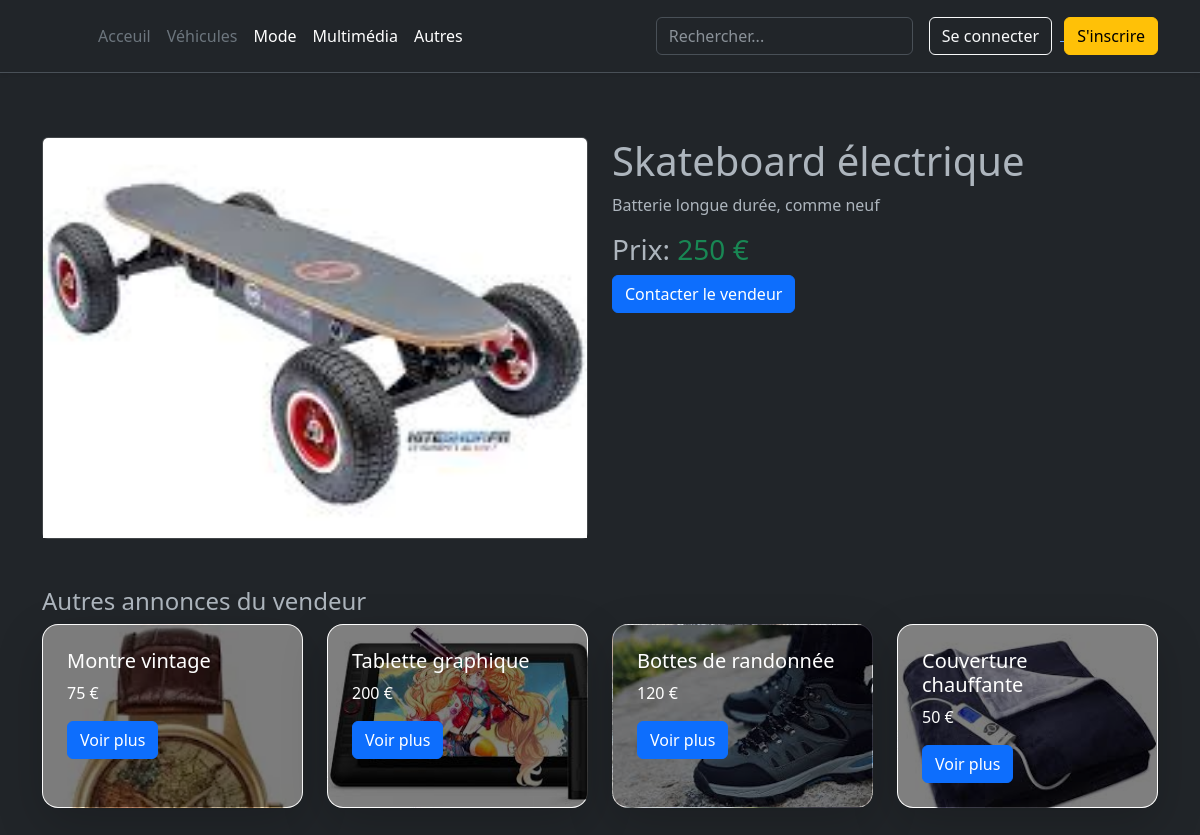
/detailProduit.php?idp=37, run on the app's committed database.
### tables this page shows
CREATE TABLE IF NOT EXISTS `product` (
  `idp` int NOT NULL AUTO_INCREMENT,
  `idu` int NOT NULL,
  `name` varchar(1000) NOT NULL,
  `description` varchar(1000) NOT NULL,
  `price` mediumtext NOT NULL,
  `ids` int NOT NULL,
  `Image` varchar(1000) NOT NULL,
  `idc` int DEFAULT NULL,
  PRIMARY KEY (`idp`),
  KEY `idu` (`idu`),
  KEY `ids` (`ids`),
  KEY `idc` (`idc`)
);

### detailProduit.php (the view, shortened to what this page needs)
<?php
require 'htmlbasics.php';
require 'connexion.php';
if (isset($_GET['idp'])) {
    $idp = mysqli_real_escape_string($connexion, $_GET['idp']);
    $query = "SELECT * FROM product WHERE idp = '$idp' LIMIT 1";
    $result = mysqli_query($connexion, $query);
    if ($result && mysqli_num_rows($result) > 0) {
        $produit = mysqli_fetch_assoc($result);
        $userId = $produit['idu'];
    } else {
        echo "Produit non trouvé.";
        exit;
    }
    $otherProductsQuery = "SELECT * FROM product WHERE idu = '$userId' AND idp != '$idp'";
    $otherProductsResult = mysqli_query($connexion, $otherProductsQuery);
    $otherProducts = mysqli_fetch_all($otherProductsResult, MYSQLI_ASSOC);
} else {
    echo "Aucun identifiant de produit fourni.";
    exit;
}
?>
<!DOCTYPE html>
<html lang="fr">
<head>
</head>
<body data-bs-theme="dark">
    <?php
    if (isset($_SESSION['user_name']) && !empty($_SESSION['user_name'])) {
        include 'scripts/headerc.php';
    } else {
        include 'scripts/headernc.php';
    }
    ?>
    <div class="container py-5">
    <div class="row">
        <div class="col-md-6">
            <div class="card">
                <img src="<?php echo htmlspecialchars($produit['Image']); ?>" class="card-img-top" alt="<?php echo htmlspecialchars($produit['name']); ?>" style="height: 400px; object-fit: cover;">
            </div>
        </div>
        <div class="col-md-6">
            <h1><?php echo htmlspecialchars($produit['name']); ?></h1>
            <p><?php echo nl2br(htmlspecialchars($produit['description'])); ?></p>
            <h3>Prix: <span class="text-success"><?php echo htmlspecialchars($produit['price']); ?> €</span></h3>
            <?php if (isset($produit['idu'])): ?>
                <a href="startChat.php?receiver_id=<?php echo htmlspecialchars($produit['idu']); ?>&product_id=<?php echo htmlspecialchars($produit['idp']); ?>" class="btn btn-primary">Contacter le vendeur</a>
            <?php endif; ?>
        </div>
    </div>
    <h4 class="mt-5">Autres annonces du vendeur</h4>
    <div class="row">
        <?php foreach ($otherProducts as $product) : ?>
            <div class="col-md-3 mb-3">
                <div class="card h-100 overflow-hidden text-bg-dark rounded-4 shadow-lg" style="background-image: url('<?php echo htmlspecialchars($product['Image']); ?>'); background-size: cover;">
                    <div class="overlay" style="background: rgba(0, 0, 0, 0.5); position: absolute; top: 0; bottom: 0; left: 0; right: 0;"></div>
                    <div class="card-body position-relative p-4">
                        <h5 class="card-title text-white"><?php echo htmlspecialchars($product['name']); ?></h5>
                        <p class="card-text text-white"><?php echo htmlspecialchars($product['price']); ?> €</p>
                        <a href="detailProduit.php?idp=<?php echo htmlspecialchars($product['idp']); ?>" class="btn btn-primary">Voir plus</a>
                    </div>
                </div>
            </div>
        <?php endforeach; ?>
    </div>
</div>
</body>
</html>

### htmlbasics.php (style rules this page uses)
.card-body { flex-grow: 1; }

### data on the page
product: Image (picture), name "Skateboard électrique", description "Batterie longue durée, comme neuf", price "250"
product: Image (picture), name "Montre vintage", price "75"
product: Image (picture), name "Tablette graphique", price "200"
product: Image (picture), name "Bottes de randonnée", price "120"
product: Image (picture), name "Couverture chauffante", price "50"
